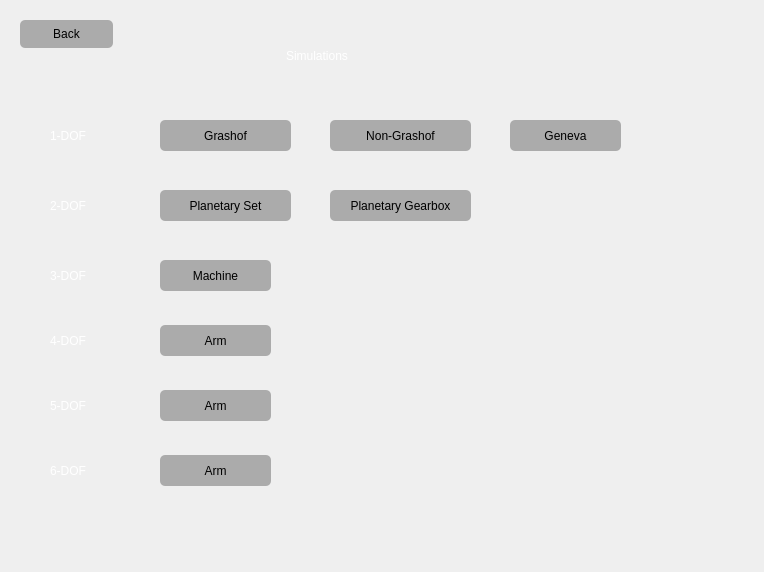
<?xml version="1.0" encoding="UTF-8"?>
<ui version="4.0">
 <class>Form</class>
 <widget class="QWidget" name="Form">
  <property name="geometry">
   <rect>
    <x>0</x>
    <y>0</y>
    <width>764</width>
    <height>572</height>
   </rect>
  </property>
  <property name="windowTitle">
   <string>Form</string>
  </property>
  <widget class="QLabel" name="label">
   <property name="geometry">
    <rect>
     <x>0</x>
     <y>0</y>
     <width>764</width>
     <height>572</height>
    </rect>
   </property>
   <property name="styleSheet">
    <string notr="true">background-image: url(:/Bg/background.png);</string>
   </property>
   <property name="text">
    <string/>
   </property>
  </widget>
  <widget class="QLabel" name="label_2">
   <property name="geometry">
    <rect>
     <x>286</x>
     <y>40</y>
     <width>191</width>
     <height>31</height>
    </rect>
   </property>
   <property name="styleSheet">
    <string notr="true">font: 22pt &quot;Impact&quot;;
color:rgb(255, 255, 255)</string>
   </property>
   <property name="text">
    <string>Simulations</string>
   </property>
  </widget>
  <widget class="QPushButton" name="back">
   <property name="geometry">
    <rect>
     <x>20</x>
     <y>20</y>
     <width>93</width>
     <height>28</height>
    </rect>
   </property>
   <property name="styleSheet">
    <string notr="true">font: 9pt &quot;MS Shell Dlg 2&quot;;
background-color: rgb(171, 171, 171);
border-radius:5px;</string>
   </property>
   <property name="text">
    <string>Back</string>
   </property>
  </widget>
  <widget class="QLabel" name="label_3">
   <property name="geometry">
    <rect>
     <x>50</x>
     <y>120</y>
     <width>121</width>
     <height>31</height>
    </rect>
   </property>
   <property name="styleSheet">
    <string notr="true">font: 14pt &quot;MS Reference Sans Serif&quot;;
color:white;</string>
   </property>
   <property name="text">
    <string>1-DOF</string>
   </property>
  </widget>
  <widget class="QLabel" name="label_4">
   <property name="geometry">
    <rect>
     <x>50</x>
     <y>190</y>
     <width>81</width>
     <height>31</height>
    </rect>
   </property>
   <property name="styleSheet">
    <string notr="true">font: 14pt &quot;MS Reference Sans Serif&quot;;
color:white;</string>
   </property>
   <property name="text">
    <string>2-DOF</string>
   </property>
  </widget>
  <widget class="QLabel" name="label_5">
   <property name="geometry">
    <rect>
     <x>50</x>
     <y>260</y>
     <width>81</width>
     <height>31</height>
    </rect>
   </property>
   <property name="styleSheet">
    <string notr="true">font: 14pt &quot;MS Reference Sans Serif&quot;;
color:white;</string>
   </property>
   <property name="text">
    <string>3-DOF</string>
   </property>
  </widget>
  <widget class="QLabel" name="label_6">
   <property name="geometry">
    <rect>
     <x>50</x>
     <y>325</y>
     <width>121</width>
     <height>31</height>
    </rect>
   </property>
   <property name="styleSheet">
    <string notr="true">font: 14pt &quot;MS Reference Sans Serif&quot;;
color:white;</string>
   </property>
   <property name="text">
    <string>4-DOF</string>
   </property>
  </widget>
  <widget class="QLabel" name="label_7">
   <property name="geometry">
    <rect>
     <x>50</x>
     <y>390</y>
     <width>121</width>
     <height>31</height>
    </rect>
   </property>
   <property name="styleSheet">
    <string notr="true">font: 14pt &quot;MS Reference Sans Serif&quot;;
color:white;</string>
   </property>
   <property name="text">
    <string>5-DOF</string>
   </property>
  </widget>
  <widget class="QLabel" name="label_8">
   <property name="geometry">
    <rect>
     <x>50</x>
     <y>455</y>
     <width>121</width>
     <height>31</height>
    </rect>
   </property>
   <property name="styleSheet">
    <string notr="true">font: 14pt &quot;MS Reference Sans Serif&quot;;
color:white;</string>
   </property>
   <property name="text">
    <string>6-DOF</string>
   </property>
  </widget>
  <widget class="QPushButton" name="Grashof">
   <property name="geometry">
    <rect>
     <x>160</x>
     <y>120</y>
     <width>131</width>
     <height>31</height>
    </rect>
   </property>
   <property name="styleSheet">
    <string notr="true">font: 9pt &quot;MS Shell Dlg 2&quot;;
background-color: rgb(171, 171, 171);
border-radius:5px;</string>
   </property>
   <property name="text">
    <string>Grashof</string>
   </property>
  </widget>
  <widget class="QPushButton" name="NGrashof">
   <property name="geometry">
    <rect>
     <x>330</x>
     <y>120</y>
     <width>141</width>
     <height>31</height>
    </rect>
   </property>
   <property name="styleSheet">
    <string notr="true">font: 9pt &quot;MS Shell Dlg 2&quot;;
background-color: rgb(171, 171, 171);
border-radius:5px;</string>
   </property>
   <property name="text">
    <string>Non-Grashof</string>
   </property>
  </widget>
  <widget class="QPushButton" name="GenevaButton">
   <property name="geometry">
    <rect>
     <x>510</x>
     <y>120</y>
     <width>111</width>
     <height>31</height>
    </rect>
   </property>
   <property name="styleSheet">
    <string notr="true">font: 9pt &quot;MS Shell Dlg 2&quot;;
background-color: rgb(171, 171, 171);
border-radius:5px;</string>
   </property>
   <property name="text">
    <string>Geneva</string>
   </property>
  </widget>
  <widget class="QPushButton" name="planetarygearbox">
   <property name="geometry">
    <rect>
     <x>330</x>
     <y>190</y>
     <width>141</width>
     <height>31</height>
    </rect>
   </property>
   <property name="styleSheet">
    <string notr="true">font: 9pt &quot;MS Shell Dlg 2&quot;;
background-color: rgb(171, 171, 171);
border-radius:5px;</string>
   </property>
   <property name="text">
    <string>Planetary Gearbox</string>
   </property>
  </widget>
  <widget class="QPushButton" name="planetaryset">
   <property name="geometry">
    <rect>
     <x>160</x>
     <y>190</y>
     <width>131</width>
     <height>31</height>
    </rect>
   </property>
   <property name="styleSheet">
    <string notr="true">font: 9pt &quot;MS Shell Dlg 2&quot;;
background-color: rgb(171, 171, 171);
border-radius:5px;</string>
   </property>
   <property name="text">
    <string>Planetary Set</string>
   </property>
  </widget>
  <widget class="QPushButton" name="arm_3">
   <property name="geometry">
    <rect>
     <x>160</x>
     <y>260</y>
     <width>111</width>
     <height>31</height>
    </rect>
   </property>
   <property name="styleSheet">
    <string notr="true">font: 9pt &quot;MS Shell Dlg 2&quot;;
background-color: rgb(171, 171, 171);
border-radius:5px;</string>
   </property>
   <property name="text">
    <string>Machine</string>
   </property>
  </widget>
  <widget class="QPushButton" name="arm_4">
   <property name="geometry">
    <rect>
     <x>160</x>
     <y>325</y>
     <width>111</width>
     <height>31</height>
    </rect>
   </property>
   <property name="styleSheet">
    <string notr="true">font: 9pt &quot;MS Shell Dlg 2&quot;;
background-color: rgb(171, 171, 171);
border-radius:5px;</string>
   </property>
   <property name="text">
    <string>Arm</string>
   </property>
  </widget>
  <widget class="QPushButton" name="arm_5">
   <property name="geometry">
    <rect>
     <x>160</x>
     <y>390</y>
     <width>111</width>
     <height>31</height>
    </rect>
   </property>
   <property name="styleSheet">
    <string notr="true">font: 9pt &quot;MS Shell Dlg 2&quot;;
background-color: rgb(171, 171, 171);
border-radius:5px;</string>
   </property>
   <property name="text">
    <string>Arm</string>
   </property>
  </widget>
  <widget class="QPushButton" name="arm_6">
   <property name="geometry">
    <rect>
     <x>160</x>
     <y>455</y>
     <width>111</width>
     <height>31</height>
    </rect>
   </property>
   <property name="styleSheet">
    <string notr="true">font: 9pt &quot;MS Shell Dlg 2&quot;;
background-color: rgb(171, 171, 171);
border-radius:5px;</string>
   </property>
   <property name="text">
    <string>Arm</string>
   </property>
  </widget>
  <widget class="QLabel" name="genevapic">
   <property name="geometry">
    <rect>
     <x>360</x>
     <y>255</y>
     <width>350</width>
     <height>230</height>
    </rect>
   </property>
   <property name="styleSheet">
    <string notr="true">background: url(:/genevaPic/genevapic.jpg);
border-radius: 25px;</string>
   </property>
   <property name="text">
    <string/>
   </property>
  </widget>
 </widget>
 <resources>
  <include location="MainBackgroung.qrc"/>
  <include location="GenevaPic.qrc"/>
 </resources>
 <connections/>
</ui>
